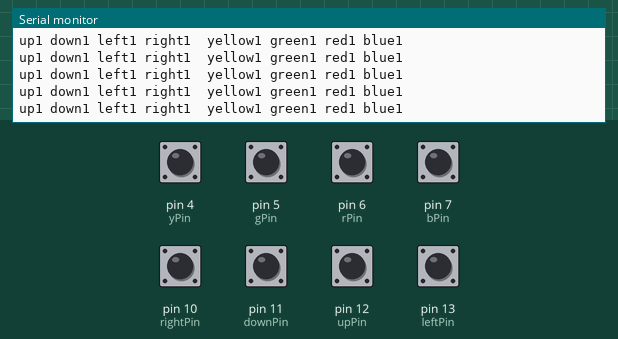
The sketch below on a simulated Arduino Uno, built with avr-gcc and run on an emulated ATmega328P. Shown: the last lines printed to the serial monitor. The test bench sets the inputs (shaded band); at power-on: pin 4 (yPin), pin 5 (gPin), pin 6 (rPin), pin 7 (bPin), pin 10 (rightPin), pin 11 (downPin), pin 12 (upPin), pin 13 (leftPin) HIGH.

Above: at 1.2 s.
1.3 s: pin 4 (yPin) pulled LOW for 0.15 s
At 1.39 s:
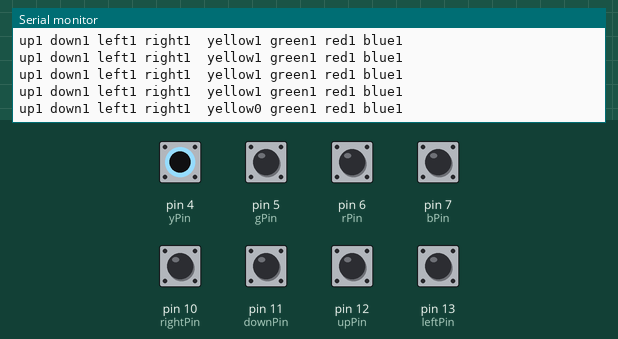
4.4 s: pin 5 (gPin) pulled LOW for 0.15 s
At 4.48 s:
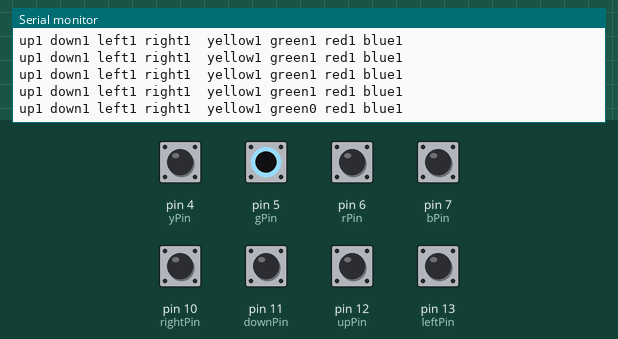
7.5 s: pin 6 (rPin) pulled LOW for 0.15 s
At 7.56 s:
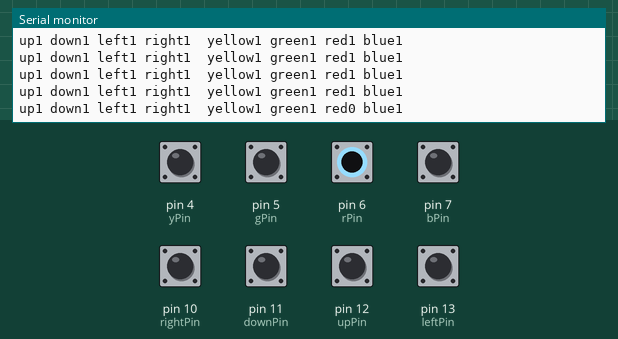
10.6 s: pin 7 (bPin) pulled LOW for 0.15 s
At 10.65 s:
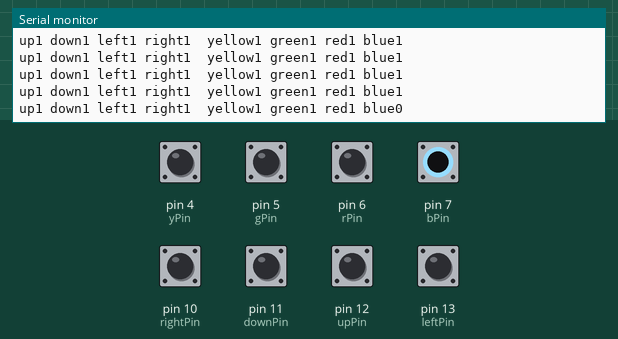
13.7 s: pin 10 (rightPin) pulled LOW for 0.15 s
At 13.79 s:
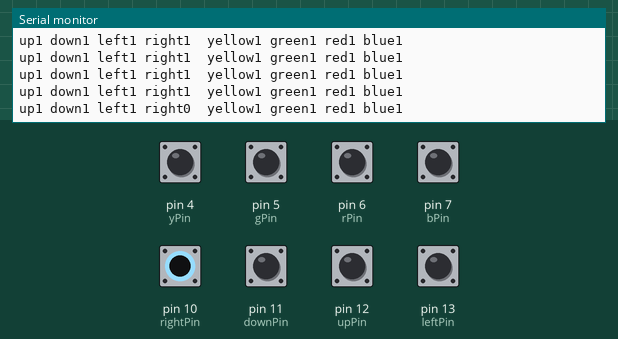
16.8 s: pin 11 (downPin) pulled LOW for 0.15 s
At 16.88 s:
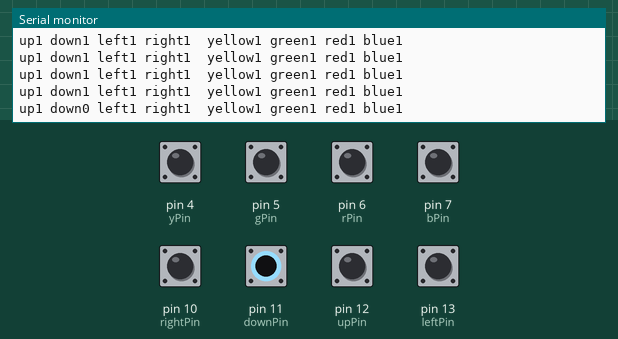

The sketch:

GamePad.ino
```cpp
//Arduino GamePad; Ayodeji Adeniyi


//define 4 pins for 4 buttons, up down left and right in an array
//define pins 2 through 5 as up down left and right using syntax upPin ...
#define leftPin 13 // Black Wire
#define upPin 12 // White Wire
#define downPin 11 // Grey Wire
#define rightPin 10 // Purple Wire
//GND Wire is Brown

#define yPin 4 // Grey
#define gPin 5 // Purple
#define rPin 6 // Blue
#define bPin 7// Green
// No GND Wire Common ground for both sides

int dirPins[] = {upPin,downPin,leftPin,rightPin};
//define an array of strings for the button names up down left and right
String dirNames[] = {"up","down","left","right"};

int actionPins[] = {yPin, gPin, rPin, bPin};
String actionNames[] = {"yellow", "green", "red", "blue"};

void setup() {
  // put your setup code here, to run once:
  //Initialize Serial
  Serial.begin(9600);

}

void dirReader(int rate){

  //read the button status
  for(int i=0;i<4;i++){
     //define button pins as input
    pinMode(dirPins[i],INPUT_PULLUP);
    //print the button name and status
    Serial.print(dirNames[i] + digitalRead(dirPins[i]));
    Serial.print(" ");
  }
  //wait for the sample time
  delay(rate);
  //print a new line
  Serial.print(" ");
}

void actionReader(int rate){

  //read the button status
  for(int i=0;i<4;i++){
    //define button pins as input
    pinMode(actionPins[i],INPUT_PULLUP);
    //print the button name and status
    Serial.print(actionNames[i] + digitalRead(actionPins[i]));
    Serial.print(" ");
  }
  //wait for the sample time
  delay(rate);
  //print a new line
  Serial.println(" ");
}

void loop() {
  // put your main code here, to run repeatedly:
  int rate = 10;
  dirReader(rate);
  actionReader(rate);
}
```

GamePad.cpp
```cpp
/*#include "GamePad.h"

int dirPins[] = {upPin,downPin,leftPin,rightPin};
//define an array of strings for the button names up down left and right
String dirNames[] = {"up","down","left","right"};

int actionPins[] = {yPin, gPin, rPin, bPin};
String actionNames[] = {"yellow", "green", "red", "blue"};

int rate = 10;
  dirReader(rate);
  actionReader(rate);
  */
```

Measured:
- after the input at 1.3 s, the serial monitor: prints a new line after 0.08 s (image 1)
- after the input at 4.4 s, the serial monitor: prints a new line after 0.07 s (image 2)
- after the input at 7.5 s, the serial monitor: prints a new line after 0.05 s (image 3)
- after the input at 10.6 s, the serial monitor: prints a new line at once (image 4)
- after the input at 13.7 s, the serial monitor: prints a new line after 0.08 s (image 5)
- after the input at 16.8 s, the serial monitor: prints a new line after 0.07 s (image 6)
